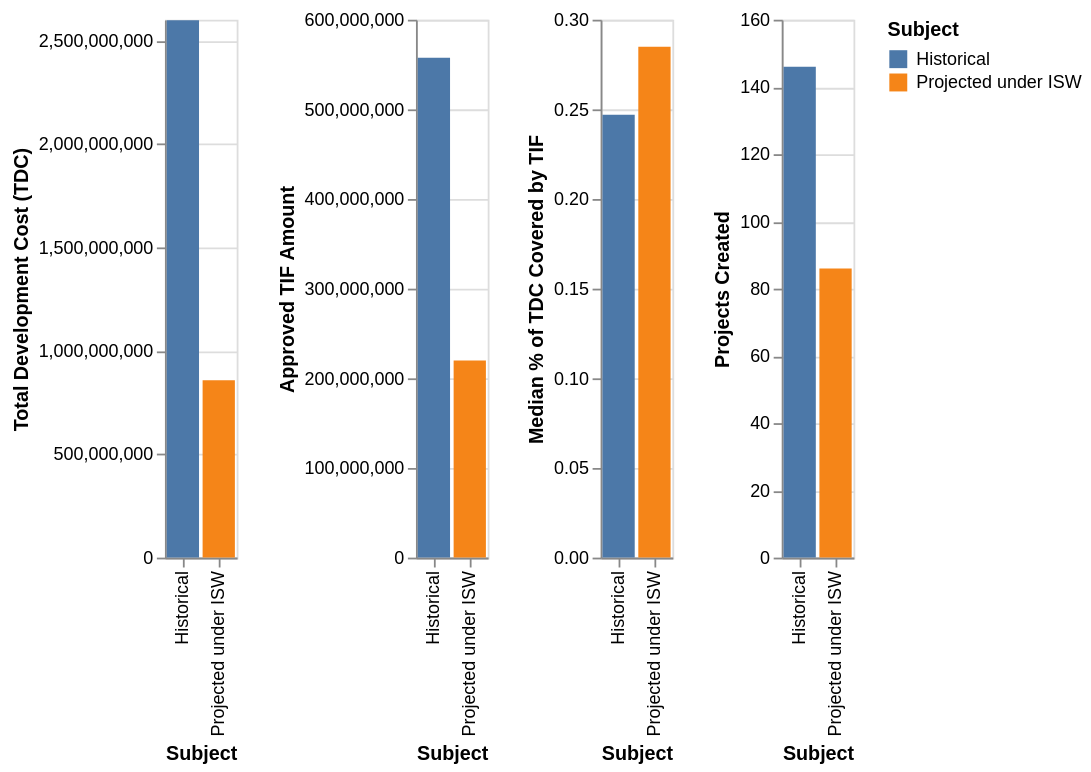

The Vega-Lite source for this figure:
### Vega-Lite specification from a JSON file in a GitHub repository (floating-point values rounded to 4 significant figures)
{"config": {"view": {"continuousWidth": 400, "continuousHeight": 300}}, "hconcat": [{"mark": "bar", "encoding": {"color": {"field": "Subject", "type": "nominal"}, "tooltip": [{"field": "Development_Cost", "title": "Total Development Cost (TDC)", "type": "quantitative"}, {"field": "Subject", "title": "Subject", "type": "nominal"}], "x": {"field": "Subject", "type": "nominal"}, "y": {"field": "Development_Cost", "title": "Total Development Cost (TDC)", "type": "quantitative"}}}, {"mark": "bar", "encoding": {"color": {"field": "Subject", "type": "nominal"}, "tooltip": [{"field": "Approved_TIF_Amount", "title": "Approved TIF Amount", "type": "quantitative"}, {"field": "Subject", "title": "Subject", "type": "nominal"}], "x": {"field": "Subject", "type": "nominal"}, "y": {"field": "Approved_TIF_Amount", "title": "Approved TIF Amount", "type": "quantitative"}}}, {"mark": "bar", "encoding": {"color": {"field": "Subject", "type": "nominal"}, "tooltip": [{"field": "TIF_Funding_Ratio", "title": "Median % of TDC Covered by TIF", "type": "quantitative"}, {"field": "Subject", "title": "Subject", "type": "nominal"}], "x": {"field": "Subject", "type": "nominal"}, "y": {"field": "TIF_Funding_Ratio", "title": "Median % of TDC Covered by TIF", "type": "quantitative"}}}, {"mark": "bar", "encoding": {"color": {"field": "Subject", "type": "nominal"}, "tooltip": [{"field": "Projects_Created", "title": "Projects Created", "type": "quantitative"}, {"field": "Subject", "title": "Subject", "type": "nominal"}], "x": {"field": "Subject", "type": "nominal"}, "y": {"field": "Projects_Created", "title": "Projects Created", "type": "quantitative"}}}], "data": {"name": "data-5db5ca5d6daba6a2ccebcb5d09ed5cc0"}, "$schema": "https://vega.github.io/schema/vega-lite/v4.17.0.json", "datasets": {"data-5db5ca5d6daba6a2ccebcb5d09ed5cc0": [{"Subject": "Historical", "Projects_Created": 146.0, "Development_Cost": 2598000000.0, "Approved_TIF_Amount": 557500000.0, "TIF_Funding_Ratio": 0.247}, {"Subject": "Projected under ISW", "Projects_Created": 86.0, "Development_Cost": 857100000.0, "Approved_TIF_Amount": 220000000.0, "TIF_Funding_Ratio": 0.2849}]}}
